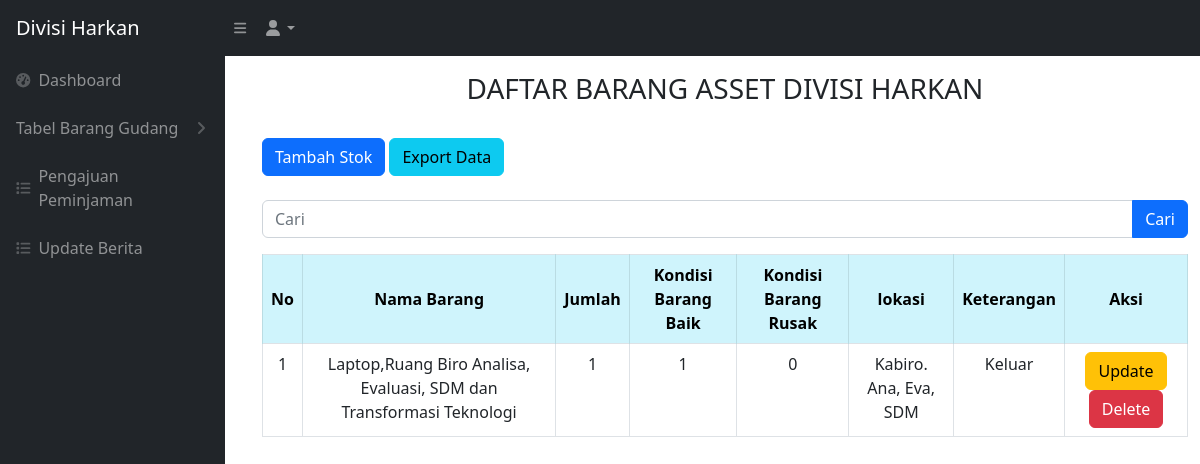
Page /user/user_barang_asset.php (signed in) on the earlier database version.
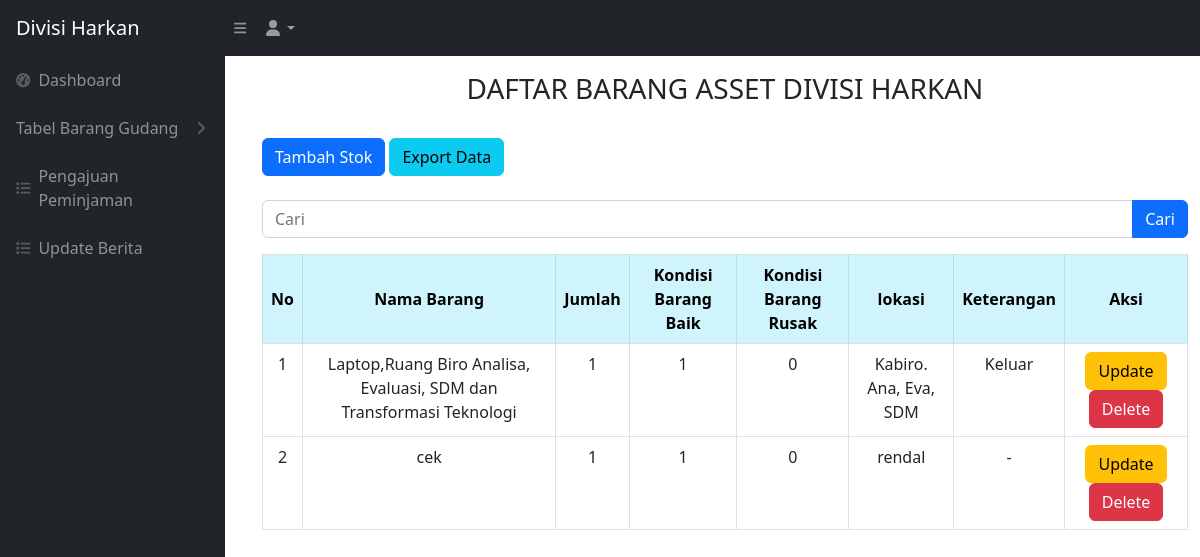
Same page on the later database version.
### tables this page shows
CREATE TABLE `barang_asset` (
  `idbarang` int NOT NULL,
  `namabarang` varchar(512) NOT NULL,
  `kategoribarang` varchar(256) NOT NULL,
  `jumlah` int NOT NULL,
  `baik` int NOT NULL,
  `rusak` int NOT NULL,
  `lokasi` varchar(512) NOT NULL,
  `keterangan` varchar(256) NOT NULL
);

### user/user_barang_asset.php (the view, shortened to what this page needs)
<?php
require '../controller/koneksi.php';
$query = "SELECT * FROM barang_asset";
?>
<!DOCTYPE html>
<html lang="en">
<head>
    <link href="css/styles.css" rel="stylesheet" />
</head>
<?php include 'user_sidebar.php' ?>
<br>
<br>
<body>
    <main id="main-content" class="<?= isset($_GET['sidebarClosed']) ? '' : 'main-with-sidebar' ?>">
        <div class="container-fluid px-4">
            <h3 class="mt-4 text-center">DAFTAR BARANG ASSET DIVISI HARKAN</h3>
        </div>
        <br>
        <div class="container -fluid">
            <div class="card-mb-4">
                <button type="button" class="btn btn-primary" data-bs-toggle="modal" data-bs-target="#myModal">
                    Tambah Stok
                </button>
                <a href="../export_asset.php" class="btn btn-info">Export Data</a>
                <br>
                <br>
                <form action="user_barang_asset.php" method="GET">
                    <div class="input-group mb-3">
                        <input type="text" value="" class="form-control" placeholder="Cari" name="cari">
                        <br>
                        <button type="submit" class="btn btn-primary">Cari</button>
                    </div>
                </form>
                <div class="card-body">
                    <div class="table table-responsive">
                        <table class="table table-bordered" id="dataTable" width="100" cellspacing="0">
                            <thead>
                                <tr>
                                    <th class="table-info text-center align-middle">No</th>
                                    <th class="table-info text-center align-middle">Nama Barang</th>
                                    <th class="table-info text-center align-middle">Jumlah</th>
                                    <th class="table-info text-center align-middle">Kondisi Barang Baik</th>
                                    <th class="table-info text-center align-middle">Kondisi Barang Rusak</th>
                                    <th class="table-info text-center align-middle">lokasi</th>
                                    <th class="table-info text-center align-middle">Keterangan</th>
                                    <th class="table-info text-center align-middle">Aksi</th>
                                </tr>
                            </thead>
                            <tbody>
                                <?php
                                $i = 1;
                                $ambilsemuadatabarang = mysqli_query($conn, $query);
                                while ($data = mysqli_fetch_array($ambilsemuadatabarang)) {
                                    $namabarang = $data['namabarang'];
                                    $jumlah = $data['jumlah'];
                                    $barangbaik = $data['baik'];
                                    $barangrusak = $data['rusak'];
                                    $lokasi = $data['lokasi'];
                                    $keterangan = $data['keterangan'];
                                    $idb = $data['idbarang'];
                                ?>
                                    <tr>
                                        <td style="text-align: center;"><?= $i++ ?></td>
                                        <td style="text-align: center;"><?= $namabarang ?></td>
                                        <td style="text-align: center;"><?= $jumlah ?></td>
                                        <td style="text-align: center;"><?= $barangbaik ?></td>
                                        <td style="text-align: center;"><?= $barangrusak ?></td>
                                        <td style="text-align: center;"><?= $lokasi ?></td>
                                        <td style="text-align: center;"><?= $keterangan ?></td>
                                        <td style="text-align: center;">
                                            <button type="button" class="btn btn-warning" data-bs-toggle="modal" data-bs-target="#edit<?= $idb; ?>">
                                                Update
                                            </button>
                                            <button type="button" class="btn btn-danger" data-bs-toggle="modal" data-bs-target="#delete<?= $idb; ?>">
                                                Delete
                                            </button>
                                        </td>
                                    </tr>
                                <?php
                                };
                                ?>
                            </tbody>
                        </table>
    </main>
</body>
</html>

Differences in the rows shown:
added barang_asset: namabarang "cek", jumlah "1", baik "1", rusak "0", lokasi "rendal", keterangan "-"
